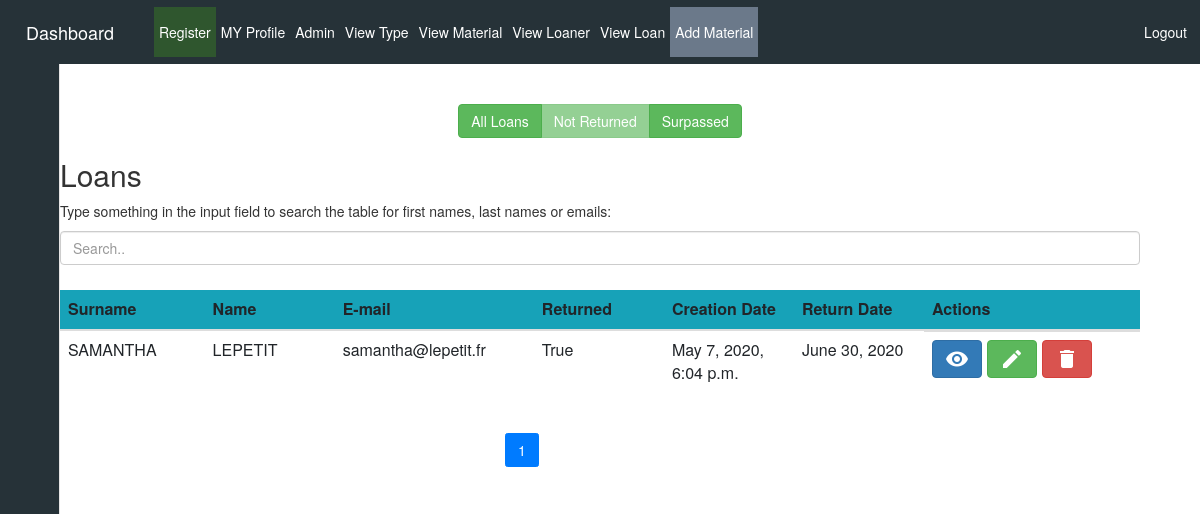
/showLoan (signed in), run on an earlier commit of the app's database.
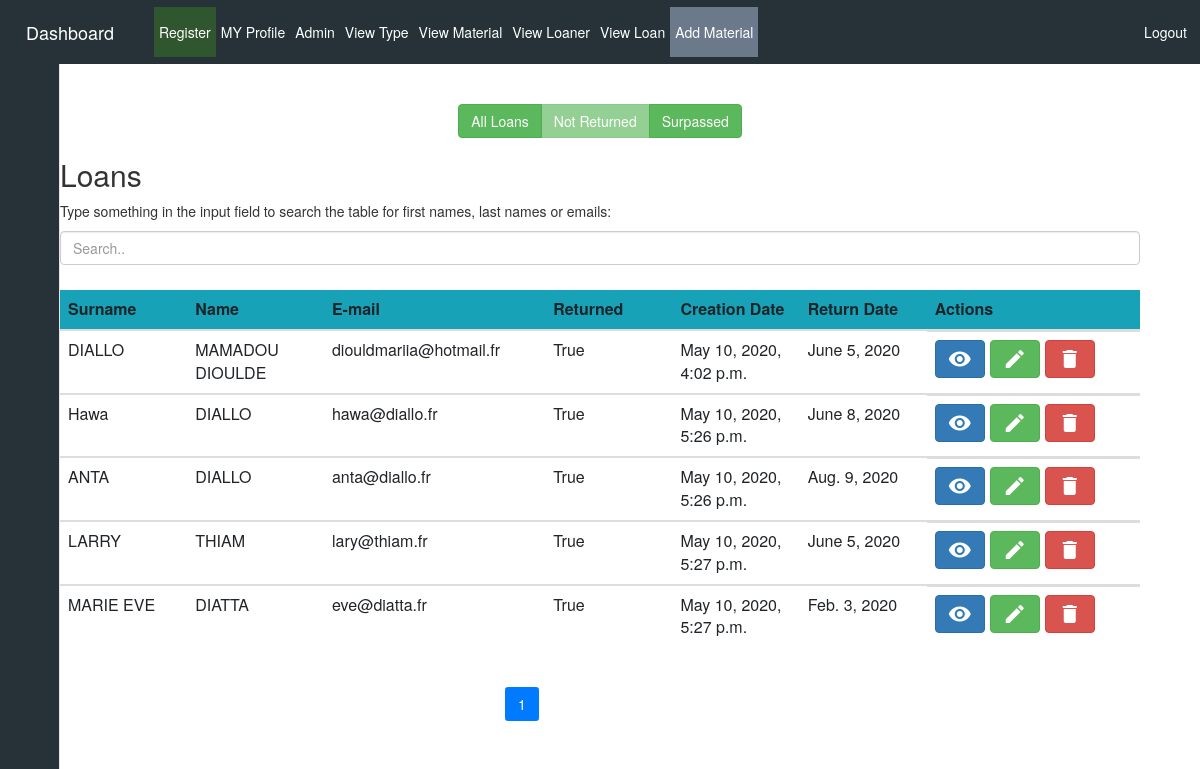
And on a later commit of the database.
### siteWeb/models.py (models this page shows, shortened)
class Loan(models.Model):
    user = models.ForeignKey(settings.AUTH_USER_MODEL, on_delete=models.CASCADE)
    ordered = models.BooleanField(default=False)
    returned = models.BooleanField(default=False)
    slug = models.SlugField(max_length=250, null=True, blank=True)
    creation_date_loan = models.DateTimeField(default=timezone.now)
    expected_return_date = models.DateField(blank=True, null=True)
    return_date = models.DateField(null=True)
    loaner = models.ForeignKey(Loaner, on_delete=models.CASCADE, blank=False, null=True)
    materials = models.ManyToManyField(LoanMaterial)

class Loaner(models.Model):
    last_name = models.CharField(max_length=255)
    first_name = models.CharField(max_length=255)
    email = models.EmailField(max_length=255, unique=True)
    establishment = models.CharField(max_length=250)
    creation_date = models.DateTimeField(auto_now_add=True)

### siteWeb/views.py (the view)
# urls.py: path('showLoan', views.showLoan, name='showLoan'),
def showLoan(request):
    loan_all = Loan.objects.all()
    paginator = Paginator(loan_all, per_page=5)
    page_number = request.GET.get('page', 1)
    page_obj = paginator.get_page(page_number)
    loan_not_ret = Loan.objects.filter(returned=False)
    now = timezone.now()
    paginator_2 = Paginator(loan_not_ret, per_page=5)
    page_number_2 = request.GET.get('page', 1)
    page_obj_2 = paginator.get_page(page_number)
    loan_surpassed = Loan.objects.filter(returned=False, expected_return_date__lt=now).order_by('expected_return_date')
    paginator_3 = Paginator(loan_surpassed, per_page=5)
    page_number_3 = request.GET.get('page', 1)
    page_obj_3 = paginator.get_page(page_number)
    return render(request, 'siteWeb/showLoan.html', {'loan_all': page_obj.object_list, 'paginator': paginator, 'page_number': int(page_number),
                                                     'loan_not_ret': page_obj_2.object_list, 'paginator_2': paginator_2, 'page_number_2': int(page_number_2),
                                                     'loan_surpassed': page_obj_3.object_list, 'paginator_3': paginator_3, 'page_number_3': int(page_number_3)})

### siteWeb/templates/siteWeb/showLoan.html (shortened to what this page needs)
{% include "siteWeb/includes/dashboard.html" %}
{% load static %}
{% load crispy_forms_tags %}
{% block content %}
<head>
</head>
<main>
    {% if user.is_authenticated %}
    <body onload="show(2);">
        <div class="container">
            <div class="container-fluid">
                <br>
                <center>
                    <div class="btn-group" role="group" aria-label="Basic example">
                        <a onclick='show(1);' class="btn btn-success" href="#" id="button1">All Loans</a>
                        <a onclick='show(2);' class="btn btn-success" href="#" id="button2">Not Returned</a>
                        <a onclick='show(3);' class="btn btn-success" href="#" id="button3">Surpassed</a>
                    </div>
                </center>
                <h2>Loans</h2>
                <p>Type something in the input field to search the table for first names, last names or emails:</p>
                <input class="form-control" id="myInput" type="text" placeholder="Search..">
                <br>
            </div>
            <div class="table-responsive table-body" id="table2">
                <table class="table container-fluid table-responsive mt-2">
                    <thead class="bg-info">
                    <tr>
                        <th scope="col" class="col-md-1">Surname</th>
                        <th scope="col" class="col-md-1">Name</th>
                        <th scope="col" class="col-md-1">E-mail</th>
                        <th scope="col" class="col-md-1">Returned</th>
                        <th scope="col" class="col-md-1">Creation Date</th>
                        <th scope="col" class="col-md-1">Return Date</th>
                        <th scope="col" class="col-md-1">Actions</th>
                    </tr>
                    </thead>
                    {% for loan in loan_not_ret %}
                    <tbody id="myTable2">
                    <tr>
                        <td>{{loan.loaner.last_name}}</td>
                        <td>{{loan.loaner.first_name}}</td>
                        <td>{{loan.loaner.email}}</td>
                        <td>{{loan.returned}}</td>
                        <td>{{loan.creation_date_loan}}</td>
                        <td>{{loan.expected_return_date}}</td>
                        <td class="d-flex">
                            <a href="/loan_id/{{loan.id}}" class="btn btn-primary mr-2"><span><i class="material-icons">remove_red_eye</i></span></a>
                            <a href="/updateLoan/{{loan.id}}" class="btn btn-success mr-2"><span><i class="material-icons">create</i></span></a>
                            <a href="/deleteLoan/{{loan.id}}" class="btn btn-danger"><i
                                    class="material-icons">delete</i></a>
                        </td>
                    </tr>
                    </tbody>
                    {% endfor %}
                </table>
                <div class="row">
                    <div class="offset-5">
                        <ul class="pagination">
                            {% for i in paginator_2.page_range %}
                            <li class="page-item {% if i == page_number_2 %} active {% endif %}">
                                <a class="page-link" href="?page={{ i }}">{{ i }}</a>
                            </li>
                            {% endfor %}
                        </ul>
                    </div>
                </div>
            </div>
        </div>
    </body>
    {% else %}
    <center><p> No Permittion. If you have an account, <a href="/accounts/login">login.</a></p></center>
    {% endif %}
</main>
{% endblock %}

### siteWeb/templates/siteWeb/includes/dashboard.html (shortened to what this page needs)
{% load static %}
<html>
  <head>
      <link rel="stylesheet" href="{% static 'css/bootstrap.css' %}" type="text/css" media="screen">
      <link rel="stylesheet" href="{% static 'css/dashboard.css' %}" type="text/css" media="screen">
      <link rel="stylesheet" href="{% static 'css/sidebar.css' %}" type="text/css" media="screen">
        <link href="https://maxcdn.bootstrapcdn.com/bootstrap/3.3.7/css/bootstrap.min.css"
 rel="stylesheet">
        <link href="{% static '../static/vendor/fontawesome-free/css/all.min.css' %}" rel="stylesheet" type="text/css">
  </head>
  <body>
  <main>
    <nav class="navbar navbar-expand-lg navbar-dark" id = "navbar" data-spy="affix" data-offset-top="197">
        <a class="navbar-brand" href="/">Dashboard</a>
      <div class="collapse navbar-collapse" id="navbarTogglerDemo03">
            <ul class="navbar-nav">
                {% if user.is_superuser %}
                    <li class="nav-item active"><a class="nav-link" href="/accounts/register" id = "reg">Register</a></li> <br>
                    <li class="nav-item active"><a class="nav-link" href="/accounts/showProfile" id = "showPro">MY Profile</a></li> <br>
                    <li class="nav-item active"><a class="nav-link" href="/admin">Admin</a></li> <br>
                {% endif %}
                    <li class="nav-item active"><a class="nav-link" href="TypeView">View Type</a></li> <br>
                    <li class="nav-item active"><a class="nav-link" href="MaterialView">View Material</a></li><br>
                    <li class="nav-item active"><a class="nav-link" href="LoanerView">View Loaner</a></li><br>
                    <li class="nav-item active"><a class="nav-link" href="showLoan">View Loan</a></li><br>
                    <li class="nav-item active"><a class="nav-link" href="addMaterial" id="mat">Add Material</a></li><br>
            </ul>
            <div id ="logout">
                <ul class="navbar-nav mr-auto" >
                    <li class="nav-item active"><a class="nav-link" href="logout">Logout</a></li>
                </ul>
            </div>
      </div>
    </nav>
    <div>
      <nav class="main-menu bg-dark" id = "sidebar" role="navigation">
                <ul>
                    <li class="has-subnav mb-4 mt-2">
                        <a href="../MaterialView">
                            <i class="fa fa-laptop fa-2x"></i>
                        </a>
                    </li>
                    <li class="has-subnav mt-2 mb-4">
                        <a href="../TypeView">
                           <i class="fa fa-list fa-2x"></i>
                        </a>
                    </li>
                    <li class="has-subnav mb-4 mt-2">
                        <a href="../LoanerView">
                           <i class="fa fa-folder-open fa-2x"></i>
                        </a>
                    </li>
                    <li class="has-subnav mb-4 mt-2">
                        <a href="../showLoan">
                            <i class="fa fa-bar-chart-o fa-2x"></i>
                        </a>
                    </li>
                    <li class="has-subnav mb-4 mt-2">
                        <a href="../accounts/change-password">
                            <i class="fa fa-user-circle fa-2x"></i>
                        </a>
                    </li>
                    <li class="has-subnav mb-4 mt-2">
                       <a href="../logout">
                             <i class="fa fa-power-off fa-2x"></i>
                        </a>
                    </li>
                </ul>
            </nav>
      </div>
  </main>
</body>
</html>

### static/css/dashboard.css (style rules this page uses)
#sidebar { position: fixed; top: 64px; background-color: #263238 !important; }
#navbar { border-radius: 0 !important; -moz-border-radius: 0 !important; width: 100%; height: 64px; background-color: #263238 }
#reg { background-color: #2F562E; }
#mat { background-color: #6B798A }
#logout { position: absolute; left: 95%; }

### static/css/sidebar.css (style rules this page uses)
.fa-2x { font-size: 2em; }
.fa { position: relative; display: table-cell; width: 60px; height: 36px; text-align: center; vertical-align: middle; font-size:20px; }
.main-menu { background:#212121; border-right:1px solid #e5e5e5; position:absolute; top:0; bottom:0; height:100%; left:0; width:60px; overflow:hidden; -webkit-transition:width .05s linear; transition:width .05s linear; -webkit-transform:translateZ(0) scale(1,1); z-index:1000; }
.main-menu>ul { margin:7px 0; }
.main-menu li { position:relative; display:block; width:250px; }
.main-menu li>a { position:relative; display:table; border-collapse:collapse; border-spacing:0; color:#999; font-family: arial; font-size: 14px; text-decoration:none; -webkit-transform:translateZ(0) scale(1,1); -webkit-transition:all .1s linear; transition:all .1s linear; }
nav { -webkit-user-select:none; -moz-user-select:none; -ms-user-select:none; -o-user-select:none; user-select:none; }
nav ul,nav li { outline:0; margin:0; padding:0; }

### siteWeb/templates/siteWeb/showLoan.html (style rules this page uses)
td { vertical-align: top; }
#table1, #table2, #table3 { display: none; }

What changed in the data, as far as the page shows it:
removed Loan: loaner.last_name "SAMANTHA", loaner.first_name "LEPETIT", loaner.email "samantha@lepetit.fr", returned "True", creation_date_loan "May 7, 2020, 6:04 p.m.", expected_return_date "June 30, 2020"
added Loan: loaner.last_name "DIALLO", loaner.first_name "MAMADOU DIOULDE", loaner.email "diouldmariia@hotmail.fr", returned "True", creation_date_loan "May 10, 2020, 4:02 p.m.", expected_return_date "June 5, 2020"
added Loan: loaner.last_name "Hawa", loaner.first_name "DIALLO", loaner.email "hawa@diallo.fr", returned "True", creation_date_loan "May 10, 2020, 5:26 p.m.", expected_return_date "June 8, 2020"
added Loan: loaner.last_name "ANTA", loaner.first_name "DIALLO", loaner.email "anta@diallo.fr", returned "True", creation_date_loan "May 10, 2020, 5:26 p.m.", expected_return_date "Aug. 9, 2020"
added Loan: loaner.last_name "LARRY", loaner.first_name "THIAM", loaner.email "lary@thiam.fr", returned "True", creation_date_loan "May 10, 2020, 5:27 p.m.", expected_return_date "June 5, 2020"
added Loan: loaner.last_name "MARIE EVE", loaner.first_name "DIATTA", loaner.email "eve@diatta.fr", returned "True", creation_date_loan "May 10, 2020, 5:27 p.m.", expected_return_date "Feb. 3, 2020"
